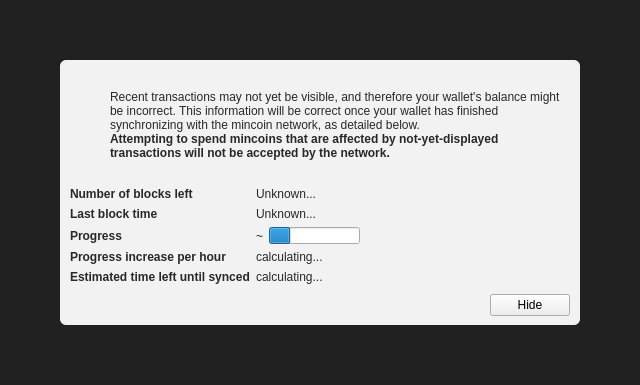
<?xml version="1.0" encoding="UTF-8"?>
<ui version="4.0">
 <class>ModalOverlay</class>
 <widget class="ModalOverlay" name="ModalOverlay">
  <property name="geometry">
   <rect>
    <x>0</x>
    <y>0</y>
    <width>640</width>
    <height>385</height>
   </rect>
  </property>
  <property name="windowTitle">
   <string>Form</string>
  </property>
  <layout class="QVBoxLayout" name="verticalLayout" stretch="0">
   <property name="sizeConstraint">
    <enum>QLayout::SetDefaultConstraint</enum>
   </property>
   <property name="leftMargin">
    <number>0</number>
   </property>
   <property name="topMargin">
    <number>0</number>
   </property>
   <property name="rightMargin">
    <number>0</number>
   </property>
   <property name="bottomMargin">
    <number>0</number>
   </property>
   <item>
    <widget class="QWidget" name="bgWidget" native="true">
     <property name="styleSheet">
      <string notr="true">#bgWidget { background: rgba(0,0,0,220); }</string>
     </property>
     <layout class="QVBoxLayout" name="verticalLayoutMain" stretch="1">
      <property name="leftMargin">
       <number>60</number>
      </property>
      <property name="topMargin">
       <number>60</number>
      </property>
      <property name="rightMargin">
       <number>60</number>
      </property>
      <property name="bottomMargin">
       <number>60</number>
      </property>
      <item>
       <widget class="QWidget" name="contentWidget" native="true">
        <property name="styleSheet">
         <string notr="true">#contentWidget { background: rgba(255,255,255,240); border-radius: 6px; }

QLabel { color: rgb(40,40,40);  }</string>
        </property>
        <layout class="QVBoxLayout" name="verticalLayoutSub" stretch="1,0,0,0">
         <property name="spacing">
          <number>0</number>
         </property>
         <property name="leftMargin">
          <number>10</number>
         </property>
         <property name="topMargin">
          <number>10</number>
         </property>
         <property name="rightMargin">
          <number>10</number>
         </property>
         <property name="bottomMargin">
          <number>10</number>
         </property>
         <item>
          <layout class="QHBoxLayout" name="horizontalLayoutIconText" stretch="0,1">
           <property name="topMargin">
            <number>20</number>
           </property>
           <item>
            <layout class="QVBoxLayout" name="verticalLayoutIcon">
             <property name="leftMargin">
              <number>0</number>
             </property>
             <item>
              <widget class="QPushButton" name="warningIcon">
               <property name="enabled">
                <bool>false</bool>
               </property>
               <property name="text">
                <string/>
               </property>
               <property name="icon">
                <iconset>
                 <normaloff>:/icons/warning</normaloff>
                 <disabledoff>:/icons/warning</disabledoff>:/icons/warning</iconset>
               </property>
               <property name="iconSize">
                <size>
                 <width>48</width>
                 <height>48</height>
                </size>
               </property>
               <property name="flat">
                <bool>true</bool>
               </property>
              </widget>
             </item>
             <item>
              <spacer name="verticalSpacerWarningIcon">
               <property name="orientation">
                <enum>Qt::Vertical</enum>
               </property>
               <property name="sizeHint" stdset="0">
                <size>
                 <width>20</width>
                 <height>40</height>
                </size>
               </property>
              </spacer>
             </item>
            </layout>
           </item>
           <item>
            <layout class="QVBoxLayout" name="verticalLayoutInfoText">
             <property name="leftMargin">
              <number>0</number>
             </property>
             <property name="topMargin">
              <number>0</number>
             </property>
             <item>
              <widget class="QLabel" name="infoText">
               <property name="text">
                <string>Recent transactions may not yet be visible, and therefore your wallet's balance might be incorrect. This information will be correct once your wallet has finished synchronizing with the mincoin network, as detailed below.</string>
               </property>
               <property name="textFormat">
                <enum>Qt::RichText</enum>
               </property>
               <property name="wordWrap">
                <bool>true</bool>
               </property>
              </widget>
             </item>
             <item>
              <widget class="QLabel" name="infoTextStrong">
               <property name="font">
                <font>
                 <weight>75</weight>
                 <bold>true</bold>
                </font>
               </property>
               <property name="text">
                <string>Attempting to spend mincoins that are affected by not-yet-displayed transactions will not be accepted by the network.</string>
               </property>
               <property name="textFormat">
                <enum>Qt::RichText</enum>
               </property>
               <property name="wordWrap">
                <bool>true</bool>
               </property>
              </widget>
             </item>
             <item>
              <spacer name="verticalSpacerInTextSpace">
               <property name="orientation">
                <enum>Qt::Vertical</enum>
               </property>
               <property name="sizeHint" stdset="0">
                <size>
                 <width>20</width>
                 <height>40</height>
                </size>
               </property>
              </spacer>
             </item>
            </layout>
           </item>
          </layout>
         </item>
         <item>
          <spacer name="verticalSpacerAfterText">
           <property name="orientation">
            <enum>Qt::Vertical</enum>
           </property>
           <property name="sizeHint" stdset="0">
            <size>
             <width>20</width>
             <height>40</height>
            </size>
           </property>
          </spacer>
         </item>
         <item>
          <layout class="QFormLayout" name="formLayout">
           <property name="fieldGrowthPolicy">
            <enum>QFormLayout::FieldsStayAtSizeHint</enum>
           </property>
           <property name="horizontalSpacing">
            <number>6</number>
           </property>
           <property name="verticalSpacing">
            <number>6</number>
           </property>
           <property name="topMargin">
            <number>10</number>
           </property>
           <item row="0" column="0">
            <widget class="QLabel" name="labelNumberOfBlocksLeft">
             <property name="font">
              <font>
               <weight>75</weight>
               <bold>true</bold>
              </font>
             </property>
             <property name="text">
              <string>Number of blocks left</string>
             </property>
            </widget>
           </item>
           <item row="0" column="1">
            <widget class="QLabel" name="numberOfBlocksLeft">
             <property name="text">
              <string>Unknown...</string>
             </property>
            </widget>
           </item>
           <item row="1" column="0">
            <widget class="QLabel" name="labelLastBlockTime">
             <property name="font">
              <font>
               <weight>75</weight>
               <bold>true</bold>
              </font>
             </property>
             <property name="text">
              <string>Last block time</string>
             </property>
            </widget>
           </item>
           <item row="1" column="1">
            <widget class="QLabel" name="newestBlockDate">
             <property name="sizePolicy">
              <sizepolicy hsizetype="Maximum" vsizetype="Preferred">
               <horstretch>0</horstretch>
               <verstretch>0</verstretch>
              </sizepolicy>
             </property>
             <property name="text">
              <string>Unknown...</string>
             </property>
            </widget>
           </item>
           <item row="2" column="0">
            <widget class="QLabel" name="labelSyncDone">
             <property name="font">
              <font>
               <weight>75</weight>
               <bold>true</bold>
              </font>
             </property>
             <property name="text">
              <string>Progress</string>
             </property>
            </widget>
           </item>
           <item row="2" column="1">
            <layout class="QHBoxLayout" name="horizontalLayoutSync" stretch="0,1">
             <item>
              <widget class="QLabel" name="percentageProgress">
               <property name="text">
                <string notr="true">~</string>
               </property>
              </widget>
             </item>
             <item>
              <widget class="QProgressBar" name="progressBar">
               <property name="value">
                <number>24</number>
               </property>
               <property name="format">
                <string/>
               </property>
              </widget>
             </item>
            </layout>
           </item>
           <item row="4" column="0">
            <widget class="QLabel" name="labelProgressIncrease">
             <property name="font">
              <font>
               <weight>75</weight>
               <bold>true</bold>
              </font>
             </property>
             <property name="text">
              <string>Progress increase per hour</string>
             </property>
            </widget>
           </item>
           <item row="4" column="1">
            <widget class="QLabel" name="progressIncreasePerH">
             <property name="text">
              <string>calculating...</string>
             </property>
            </widget>
           </item>
           <item row="5" column="0">
            <widget class="QLabel" name="labelEstimatedTimeLeft">
             <property name="font">
              <font>
               <weight>75</weight>
               <bold>true</bold>
              </font>
             </property>
             <property name="text">
              <string>Estimated time left until synced</string>
             </property>
            </widget>
           </item>
           <item row="5" column="1">
            <widget class="QLabel" name="expectedTimeLeft">
             <property name="text">
              <string>calculating...</string>
             </property>
            </widget>
           </item>
          </layout>
         </item>
         <item>
          <layout class="QHBoxLayout" name="horizontalLayoutButtons">
           <property name="leftMargin">
            <number>10</number>
           </property>
           <property name="topMargin">
            <number>10</number>
           </property>
           <item>
            <spacer name="horizontalSpacer">
             <property name="orientation">
              <enum>Qt::Horizontal</enum>
             </property>
             <property name="sizeHint" stdset="0">
              <size>
               <width>40</width>
               <height>20</height>
              </size>
             </property>
            </spacer>
           </item>
           <item>
            <widget class="QPushButton" name="closeButton">
             <property name="text">
              <string>Hide</string>
             </property>
            </widget>
           </item>
          </layout>
         </item>
        </layout>
       </widget>
      </item>
     </layout>
    </widget>
   </item>
  </layout>
 </widget>
 <customwidgets>
  <customwidget>
   <class>ModalOverlay</class>
   <extends>QWidget</extends>
   <header>modaloverlay.h</header>
   <container>1</container>
  </customwidget>
 </customwidgets>
 <resources/>
 <connections/>
</ui>
